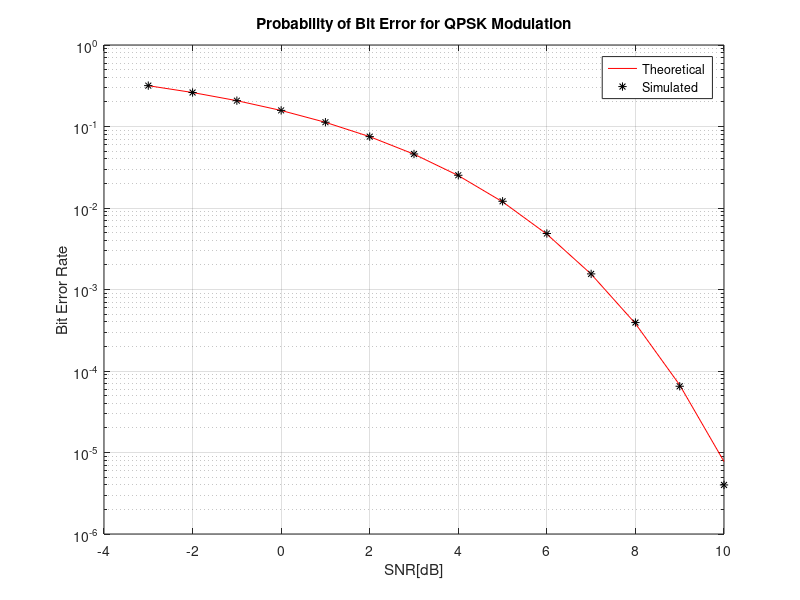

Reproduce this figure in MATLAB.
clear
N = 10^6; % number of bits or symbols
%rand('state',100); % initializing the rand() function
%randn('state',200); % initializing the randn() function
ip1 = rand(1,N) > 0.5;
ip2 = rand(1,N) > 0.5;
% QPSK symbol mapping
I = (2*ip1) - 1;
Q = (2*ip2) - 1;
s = I + 1j *Q; 
n = 1/sqrt(2)*(randn(1,N) + 1j*randn(1,N)); % white gaussian noise, 0dB variance 
Eb_N0_dB = -3:10; % multiple Eb/N0 values
SNRlin=10.^(Eb_N0_dB/10);
for ii = 1:length(Eb_N0_dB)
   % Noise addition
   y = 10^(Eb_N0_dB(ii)/20) * s + n; % additive white gaussian noise

   % receiver - hard decision decoding
    sig_I = real(y); % I component
    sig_Q = imag(y); % Q component
    
    bld_I = sig_I > 0; % I decision 
    bld_Q = sig_Q > 0; % Q decision

    b1_error = (bld_I ~= ip1); % Inphase bit error
    b2_error = (bld_Q ~= ip2); % Quadrature bit error
    
    Error_bit = sum(b1_error) + sum(b2_error); % Total bit error
    BER(ii) = sum(Error_bit)/ N; % Simulated BER

end

BER_theo =2 * qfunc(sqrt(2*SNRlin)); % Theoretical BER 
%BER_theo = 0.5*erfc(sqrt(10.^(Eb_N0_dB/10))); % theoretical ber

figure(1);
semilogy(Eb_N0_dB, BER_theo,'r-')  
hold on
semilogy(Eb_N0_dB, BER,'k*')                                 
xlabel('SNR[dB]')                                    
ylabel('Bit Error Rate');                                         
legend('Theoretical', 'Simulated');
title(['Probability of Bit Error for QPSK Modulation']);
grid on;
hold on;